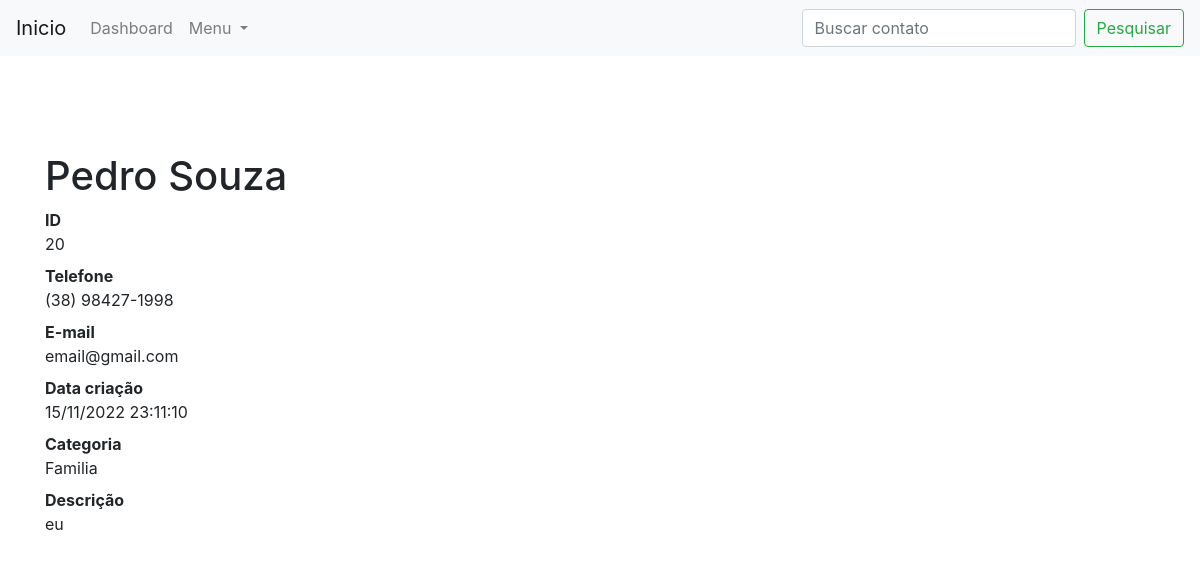
/20, run on the app's committed database.
### contatos/models.py (models this page shows, shortened)
class Contato(models.Model):
    nome = models.CharField(max_length=255)
    sobrenome = models.CharField(max_length=255, blank=True)
    telefone = models.CharField(max_length=255)
    email =  models.CharField(max_length=255, blank=True)
    data_criacao = models.DateTimeField(default=timezone.now)
    descricao = models.TextField(blank=True)
    categoria = models.ForeignKey(Categoria, on_delete=models.DO_NOTHING)
    mostrar = models.BooleanField(default=True)
    foto = models.ImageField(blank=True, upload_to='pictures/%Y/%m')

class Categoria(models.Model):
    nome = models.CharField(max_length=255)
    def __str__(self):
        return self.nome

### contatos/views.py (the view)
# urls.py: path('<int:contato_id>', views.mostrar_contato, name='mostrar_contato'),
def mostrar_contato(request, contato_id):
    contato = get_object_or_404(Contato, id=contato_id )
    if not contato.mostrar:
        raise Http404
    return render(request, 'contatos/mostrar_contato.html', {
        'contato': contato
    })

### templates/contatos/mostrar_contato.html (shortened to what this page needs)
{% extends 'base.html' %}
{% block 'content' %}
<h1 class="mt-5">{{contato.nome}} {{contato.sobrenome}}</h1>
        <dl>
          <dt>ID</dt>
          <dd>{{contato.id}}</dd>
          <dt>Telefone</dt>
          <dd>{{contato.telefone}}</dd>
          <dt>E-mail</dt>
          <dd>{{contato.email}}</dd>
          <dt>Data criação</dt>
          <dd>{{contato.data_criacao|date:'d/m/Y H:m:s'}}</dd>
          <dt>Categoria</dt>
          <dd>{{contato.categoria}}</dd>
          <dt>Descrição</dt>
          <dd>{{contato.descricao}}</dd>
        </dl>
{% endblock 'content' %}

### data on the page
Contato: nome "Pedro", sobrenome "Souza", id "20", telefone "(38) 98427-1998", email "email@gmail.com", data_criacao "15/11/2022 23:11:10", categoria "Familia", descricao "eu"
